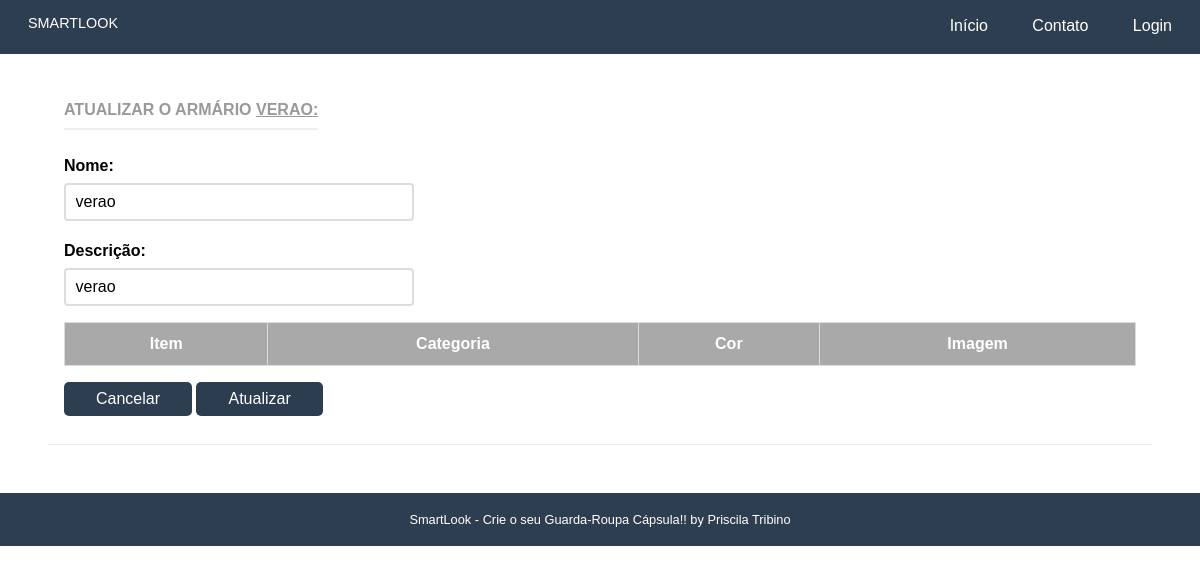
Page /armario/armarios/30 on the committed database.
### armario/models.py (models this page shows, shortened)
class Armario(models.Model):
    name = models.CharField('Nome', max_length=50, blank=False)
    slug = models.SlugField('Atalho')
    descricao = models.CharField('Descrição', max_length=100, blank=True)
    created_at = models.DateField('Criado em', auto_now_add=True)
    updated_at = models.DateField('Atualizado em', auto_now=True)
    user = models.ForeignKey(settings.AUTH_USER_MODEL, blank=False, on_delete=models.PROTECT, related_name='user')
    objetos = models.Manager()
    class Meta:
        verbose_name = 'Armário'
        verbose_name_plural = 'Armários'
        ordering = ['name']

### armario/views.py (the view)
# urls.py: path('armarios/<pk>', ArmarioUpdateView.as_view(), name="atualiza_armarios"),
class ArmarioUpdateView(UpdateView):
    template_name = "armario/atualiza.html"
    model = Armario
    fields = ['name', 'descricao']
    context_object_name = 'armario'
    success_url = reverse_lazy("armario:lista_armarios")

### armario/templates/armario/atualiza.html (shortened to what this page needs)
{% extends "base.html" %}
{% load static %}
{% block content %}
<div class="pure-g-r content-ribbon">
  <div class="pure-u-1">
    <div class="l-box">
      <div class="card">
        <h4 class="content-subhead">Atualizar o Armário <u>{{ armario.name }}: </u></h4>
            <form class="pure-form pure-form-stacked" method="post">
                <fieldset>
                    {% for field in form %}
                   <div class="pure-control-group">
                        {{ field.label_tag }}
                        {{ field }}
                   </div>
                         {% endfor %}
                    <div style="overflow-x:auto;">
            <table id="customers">
              <tr>
                <th class="th-sm">Item</th>
                <th class="th-sm">Categoria</th>
                <th class="th-sm">Cor</th>
                <th class="th-sm">Imagem</th>
              </tr>
            </table>
                    </div>
                    <div class="text-right">
                        <a href="{% url 'armario:lista_armarios' %}" class="pure-button primary-button">
                            Cancelar
                        </a>
                    <button type="submit" class="pure-button pure-button-primary">Atualizar</button>
                </fieldset>
      </div>
    </div>
  </div>
</div>
{% endblock %}

### core/static/css/pure-min.css (style rules this page uses)
html { font-size:100%;-ms-text-size-adjust:100%;-webkit-text-size-adjust:100% }
html,button,input,select,textarea { font-family:sans-serif }
body { margin:0 }
h4 { font-size:1em;margin:1.33em 0 }
form { margin:0 }
fieldset { border:1px solid silver;margin:0 2px;padding:.35em .625em .75em }
button,input,select,textarea { font-size:100%;margin:0;vertical-align:baseline;*vertical-align:middle }
button,input { line-height:normal }
button,select { text-transform:none }
button,html input[type=button],input[type=reset],input[type=submit] { -webkit-appearance:button;cursor:pointer;*overflow:visible }
table { border-collapse:collapse;border-spacing:0 }
.pure-button { display:inline-block;*display:inline;zoom:1;line-height:normal;white-space:nowrap;vertical-align:baseline;text-align:center;cursor:pointer;-webkit-user-drag:none;-webkit-user-select:none;-moz-user-select:none;-ms-user-select:none;user-select:none }
.pure-button { font-size:100%;*font-size:90%;*overflow:visible;padding:.5em 1.5em;color:#444;color:rgba(0,0,0,.8);*color:#444;border:1px solid #999;border:0 rgba(0,0,0,0);background-color:#E6E6E6;text-decoration:none;border-radius:2px;-webkit-transition:.1s linear -webkit-box-shadow;-moz-transition:.1s linear -moz-box-shadow;-ms-transition:.1s linear box-shadow;-o-transition:.1s linear box-shadow;transition:.1s linear box-shadow }
.pure-button-primary,.pure-button-selected,a.pure-button-primary,a.pure-button-selected { background-color:#0078e7;color:#fff }
.pure-form input[type=text],.pure-form input[type=password],.pure-form input[type=email],.pure-form input[type=url],.pure-form input[type=date],.pure-form input[type=month],.pure-form input[type=time],.pure-form input[type=datetime],.pure-form input[type=datetime-local],.pure-form input[type=week],.pure-form input[type=number],.pure-form input[type=search],.pure-form input[type=tel],.pure-form input[type=color],.pure-form select,.pure-form textarea { padding:.5em .6em;display:inline-block;border:1px solid #ccc;font-size:.8em;box-shadow:inset 0 1px 3px #ddd;border-radius:4px;-webkit-transition:.3s linear border;-moz-transition:.3s linear border;-ms-transition:.3s linear border;-o-transition:.3s linear border;transition:.3s linear border;-webkit-box-sizing:border-box;-moz-box-sizing:border-box;box-sizing:border-box }
.pure-form label { margin:.5em 0 .2em;font-size:90% }
.pure-form fieldset { margin:0;padding:.35em 0 .75em;border:0 }
.pure-form-stacked input[type=text],.pure-form-stacked input[type=password],.pure-form-stacked input[type=email],.pure-form-stacked input[type=url],.pure-form-stacked input[type=date],.pure-form-stacked input[type=month],.pure-form-stacked input[type=time],.pure-form-stacked input[type=datetime],.pure-form-stacked input[type=datetime-local],.pure-form-stacked input[type=week],.pure-form-stacked input[type=number],.pure-form-stacked input[type=search],.pure-form-stacked input[type=tel],.pure-form-stacked input[type=color],.pure-form-stacked select,.pure-form-stacked label,.pure-form-stacked textarea { display:block;margin:.25em 0 }
.pure-u-1,.pure-u-1-2,.pure-u-1-3,.pure-u-2-3,.pure-u-1-4,.pure-u-3-4,.pure-u-1-5,.pure-u-2-5,.pure-u-3-5,.pure-u-4-5,.pure-u-1-6,.pure-u-5-6,.pure-u-1-8,.pure-u-3-8,.pure-u-5-8,.pure-u-7-8,.pure-u-1-12,.pure-u-5-12,.pure-u-7-12,.pure-u-11-12,.pure-u-1-24,.pure-u-5-24,.pure-u-7-24,.pure-u-11-24,.pure-u-13-24,.pure-u-17-24,.pure-u-19-24,.pure-u-23-24 { display:inline-block;*display:inline;zoom:1;letter-spacing:normal;word-spacing:normal;vertical-align:top;text-rendering:auto }
.pure-u-1 { width:100% }
.pure-g-r { letter-spacing:-.31em;*letter-spacing:normal;*word-spacing:-.43em;font-family:FreeSans,Arimo,"Droid Sans",Helvetica,Arial,sans-serif;display:-webkit-flex;-webkit-flex-flow:row wrap;display:-ms-flexbox;-ms-flex-flow:row wrap }
.pure-g-r [class *="pure-u"] { font-family:sans-serif }

### rows in the picture
Armario: name "VERAO", form "verao" "verao"

### other values in the picture
{{ field.label_tag }} "Nome:" "Descrição:"
